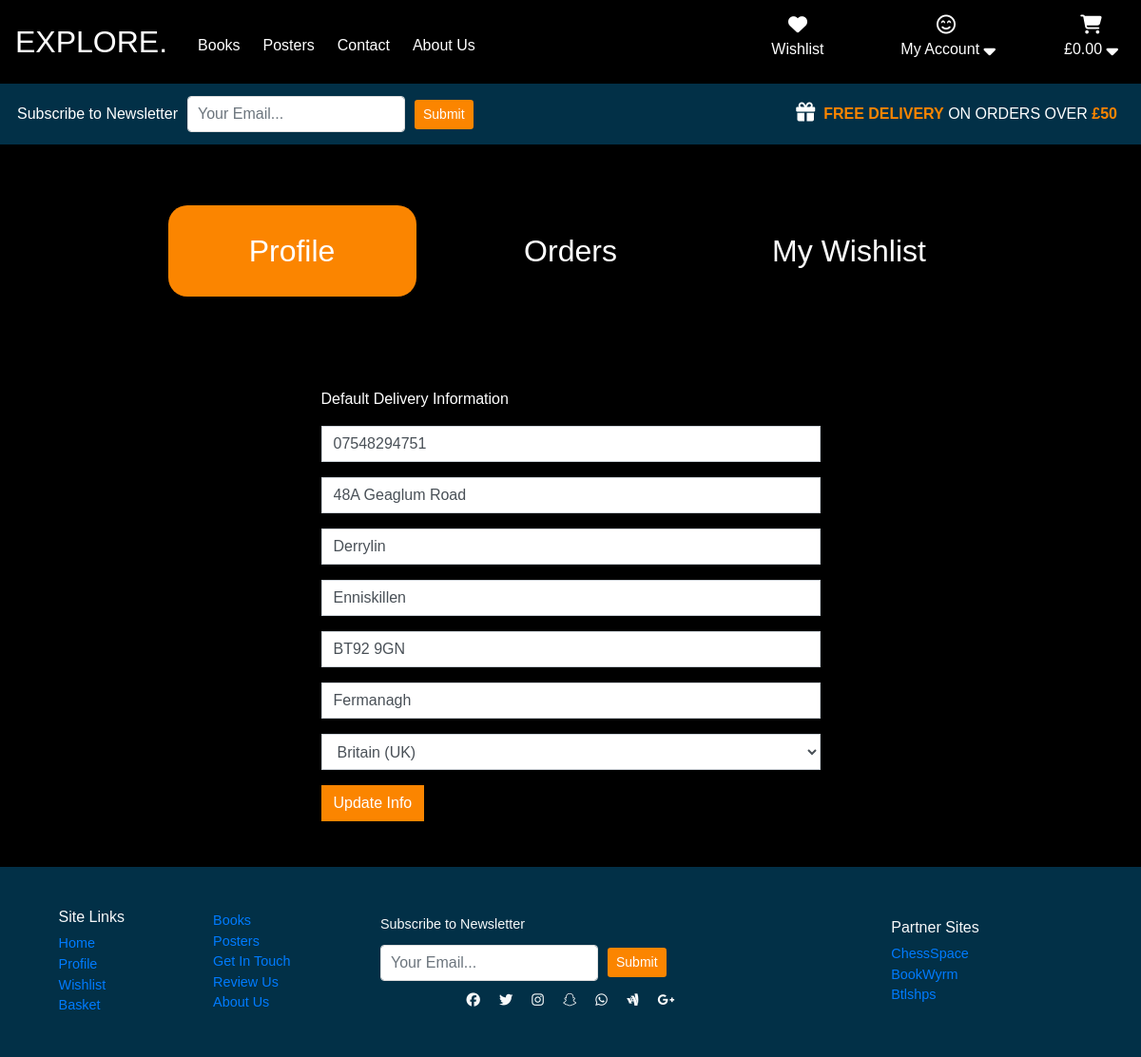
/profile/ (signed in), run on the app's committed database.
### profiles/models.py (models this page shows, shortened)
class UserProfile(models.Model):
    user = models.OneToOneField(User, on_delete=models.CASCADE)
    first_order = models.BooleanField(default='True')
    default_phone_number = models.CharField(max_length=20, null=True, blank=True)
    default_street_address1 = models.CharField(max_length=80, null=True, blank=True)
    default_street_address2 = models.CharField(max_length=80, null=True, blank=True)
    default_town_or_city = models.CharField(max_length=40, null=True, blank=True)
    default_postcode = models.CharField(max_length=20, null=True, blank=True)
    default_county = models.CharField(max_length=80, null=True, blank=True)
    default_country = CountryField(blank_label="Country", null=True, blank=True)

### profiles/views.py (the view)
# urls.py: path('', views.delivery_address, name='profile'),
def delivery_address(request):
    profile = get_object_or_404(UserProfile, user=request.user)
    if request.method == "POST":
        form = UserProfileForm(request.POST, instance=profile)
        if form.is_valid():
            form.save()
            messages.success(request, 'You successfully updated your profile!')
    template = 'profile/delivery-details.html'
    form = UserProfileForm(instance=profile)
    context = {
        'form': form,
    }
    return render(request, template, context)

### profiles/forms.py
class UserProfileForm(forms.ModelForm):
    class Meta:
        model = UserProfile
        exclude = ('user', 'first_order',)
    def __init__(self, *args, **kwargs):
        super().__init__(*args, **kwargs)
        placeholders = {
            'default_phone_number': 'Phone Number',
            'default_postcode': 'Post Code',
            'default_town_or_city': 'Town or City',
            'default_street_address1': 'Street Address 1',
            'default_street_address2': 'Street Address 2',
            'default_county': 'County',
        }
        self.fields['default_phone_number'].widget.attrs['autofocus'] = True
        for field in self.fields:
            if field != 'default_country':
                if self.fields[field].required:
                    placeholder = f'{placeholders[field]} *'
                else:
                    placeholder = placeholders[field]
                self.fields[field].widget.attrs['placeholder'] = placeholder
            self.fields[field].widget.attrs['class'] = 'rounded-0'
            self.fields[field].label = False

### profiles/templates/profile/delivery-details.html (shortened to what this page needs)
{% extends 'profile/profile-base.html' %}
{% load static %}
{% block address_active %}active{% endblock %}
{% block address_content %}
    <div class="col-12 col-lg-6 m-auto">
        <p>Default Delivery Information</p>
        <form action="{% url 'profile' %}" method="POST" id="profile-form">
            {{ form|crispy }}
            <button class="btn btn-action rounded-0">Update Info</button>
        </form>
    </div>
{% endblock %}

### static/css/base.css (style rules this page uses)
:root { --light-blue: #8ECAE6; --blue: #219EBC; --dark-blue: #023047; --yellow: #FFB703; --orange: #FB8500; --red: #d62828; --hero-txt-bg: rgba(148, 121, 135, 0) }
*, *::before, *::after { box-sizing: border-box; }
html, body { height: 100%; width: 100%; margin: 0; }
body { background: black; color: white; font-family: 'Montserrat', sans-serif; font-weight: 400; display: flex; flex-direction: column; }
.btn-action { background-color: var(--orange); color: white; }

### data on the page
UserProfile: default_phone_number "07548294751", default_street_address1 "48A Geaglum Road", default_street_address2 "Derrylin", default_town_or_city "Enniskillen", default_postcode "BT92 9GN", default_county "Fermanagh", default_country "Britain (UK)"
